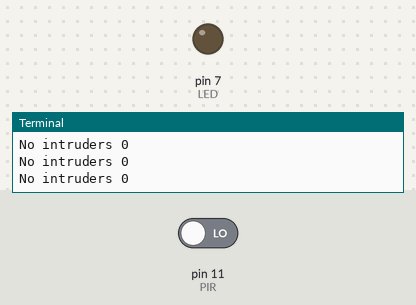
Recording of a program running on a simulated Raspberry Pi (header pin numbers). On the bench: output pins drawn as LEDs (lit = HIGH), the last lines printed to the terminal. The inputs (shaded band) are chosen by the test bench; at power-on: pin 11 (PIR) LOW.

Above: at 1.2 s.
1.3 s: pin 11 (PIR) driven HIGH
At 1.6 s:
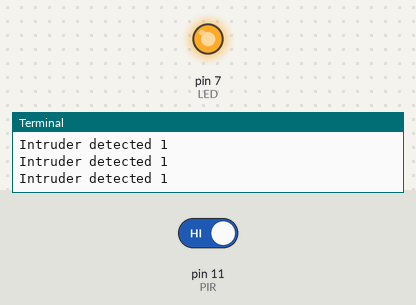
2.8 s: pin 11 (PIR) driven LOW
At 4.1 s:
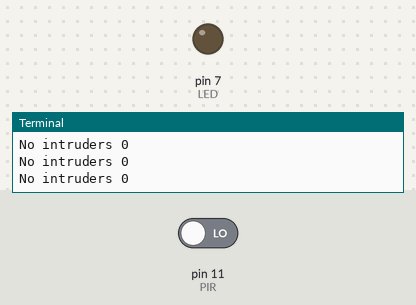
Timing chart, 0 to 5.8 s (numbered marks = the images above; inputs shaded):
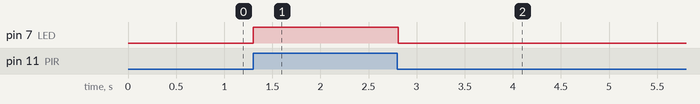

The program:

PIR_Motion.py
```python
import RPi.GPIO as GPIO
import time
import signal
import sys


LED = 7
PIR = 11
GPIO.setwarnings(False)
GPIO.setmode(GPIO.BOARD)
GPIO.setup(PIR, GPIO.IN)  # Read output from PIR motion sensor
GPIO.setup(LED, GPIO.OUT)  # LED output pin


def close(signal, frame):
    print("\nTurning OFF PIR Sensor\n")
    GPIO.cleanup()
    sys.exit(0)


signal.signal(signal.SIGINT, close)

while True:
    i = GPIO.input(PIR)
    if i == 0:  # When output from motion sensor is LOW
        print "No intruders", i
        GPIO.output(LED, False)  # Turn OFF LED
        time.sleep(0.1)
    elif i == 1:  # When output from motion sensor is HIGH
        print "Intruder detected", i
        GPIO.output(LED, True)  # Turn ON LED
        time.sleep(0.1)
```

Measured:
- after the input at 1.3 s, pin 7 (LED): LOW → HIGH at once
- after the input at 2.8 s, pin 7 (LED): HIGH → LOW at once
